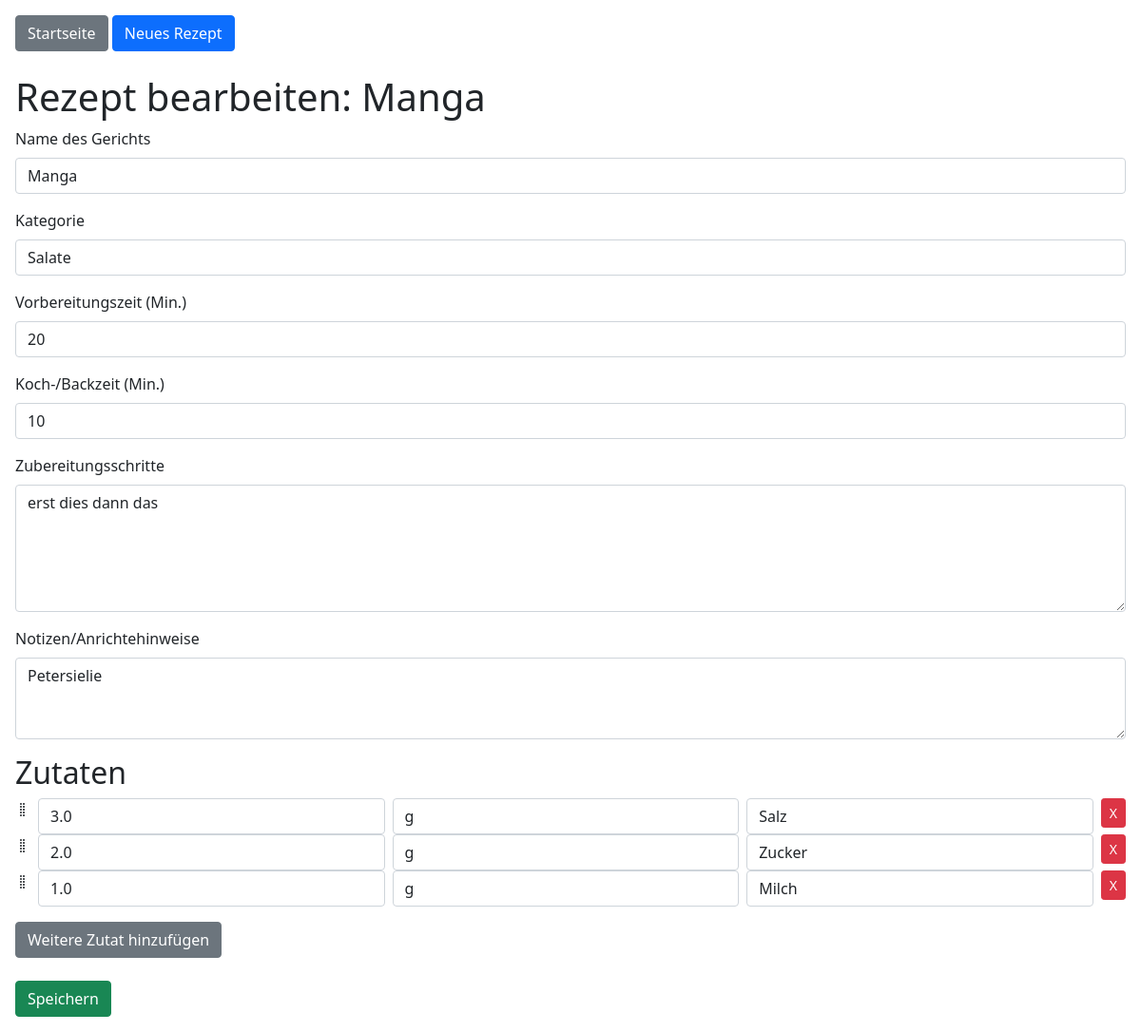
Screenshot of /edit_recipe/4 with the database file from the repository.
### tables this page shows
CREATE TABLE recipes (
    id INTEGER PRIMARY KEY AUTOINCREMENT,
    name TEXT NOT NULL,
    category TEXT,
    preparation_time INTEGER,
    cooking_time INTEGER,
    instructions TEXT,
    notes TEXT
);

CREATE TABLE ingredients (
    id INTEGER PRIMARY KEY AUTOINCREMENT,
    recipe_id INTEGER,
    quantity REAL,
    unit TEXT,
    ingredient_name TEXT, display_order INTEGER,
    FOREIGN KEY(recipe_id) REFERENCES recipes(id)
);

### app.py (the view, shortened to what this page needs)
@app.route('/edit_recipe/<int:recipe_id>', methods=['GET', 'POST'])
def edit_recipe(recipe_id):
    conn = get_db_connection()
    recipe = conn.execute('SELECT * FROM recipes WHERE id = ?', (recipe_id,)).fetchone()
    if recipe is None:
        conn.close()
        return "Rezept nicht gefunden", 404
    ingredients = conn.execute('SELECT * FROM ingredients WHERE recipe_id = ? ORDER BY display_order', (recipe_id,)).fetchall()
    conn.close()
    return render_template('edit_recipe.html', recipe=recipe, ingredients=ingredients)

### app.py (called while the page is built)
def get_db_connection():
    conn = sqlite3.connect('database.db')
    conn.row_factory = sqlite3.Row
    return conn

### templates/edit_recipe.html (shortened to what this page needs)
{% extends "layout.html" %}
{% block content %}
<h1>Rezept bearbeiten: {{ recipe.name }}</h1>
<form method="post">
    <div class="mb-3">
        <label for="name" class="form-label">Name des Gerichts</label>
        <input type="text" name="name" id="name" class="form-control" value="{{ recipe.name }}" required>
    </div>
    <div class="mb-3">
        <label for="category" class="form-label">Kategorie</label>
        <input type="text" name="category" id="category" class="form-control" value="{{ recipe.category }}">
    </div>
    <div class="mb-3">
        <label for="preparation_time" class="form-label">Vorbereitungszeit (Min.)</label>
        <input type="number" name="preparation_time" id="preparation_time" class="form-control" value="{{ recipe.preparation_time }}">
    </div>
    <div class="mb-3">
        <label for="cooking_time" class="form-label">Koch-/Backzeit (Min.)</label>
        <input type="number" name="cooking_time" id="cooking_time" class="form-control" value="{{ recipe.cooking_time }}">
    </div>
    <div class="mb-3">
        <label for="instructions" class="form-label">Zubereitungsschritte</label>
        <textarea name="instructions" id="instructions" class="form-control" rows="5">{{ recipe.instructions }}</textarea>
    </div>
    <div class="mb-3">
        <label for="notes" class="form-label">Notizen/Anrichtehinweise</label>
        <textarea name="notes" id="notes" class="form-control" rows="3">{{ recipe.notes }}</textarea>
    </div>
    <h2>Zutaten</h2>
    <div id="ingredients-wrapper">
        {% for ingr in ingredients %}
            <div class="row g-2 ingredient-set">
                <div class="col-auto handle" style="cursor: move;">
                    <i class="bi bi-grip-vertical"></i>
                </div>
                <div class="col">
                    <input type="number" step="0.01" name="quantity_{{ loop.index }}" placeholder="Menge" class="form-control" value="{{ ingr.quantity }}">
                </div>
                <div class="col">
                    <input type="text" name="unit_{{ loop.index }}" placeholder="Einheit (g, ml...)" class="form-control" value="{{ ingr.unit }}">
                </div>
                <div class="col">
                    <input type="text" name="ingredient_name_{{ loop.index }}" placeholder="Zutat" class="form-control" value="{{ ingr.ingredient_name }}">
                </div>
                <div class="col-auto">
                    <button type="button" class="btn btn-danger btn-sm remove-ingredient">X</button>
                </div>
            </div>
        {% endfor %}
    </div>
    <button type="button" class="btn btn-secondary mt-3" id="add-ingredient-btn">Weitere Zutat hinzufügen</button>
    <div class="mt-4">
        <button type="submit" class="btn btn-success">Speichern</button>
    </div>
</form>
{% endblock %}

### rows the page displays
recipes: name "Manga", category "Salate", preparation_time "20", cooking_time "10", instructions "erst dies dann das", notes "Petersielie"
ingredients: quantity_1 "3.0", unit_1 "g", ingredient_name_1 "Salz"
ingredients: quantity "2.0", unit "g", ingredient_name "Zucker"
ingredients: quantity "1.0", unit "g", ingredient_name "Milch"
